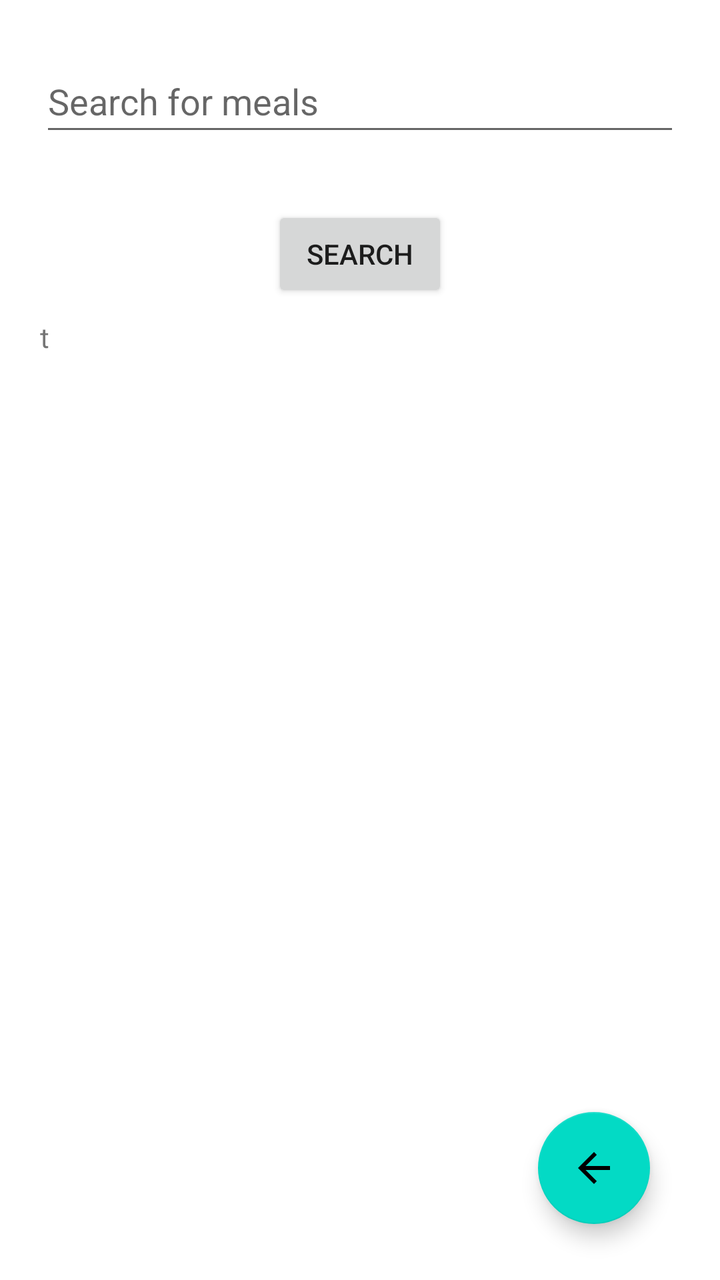
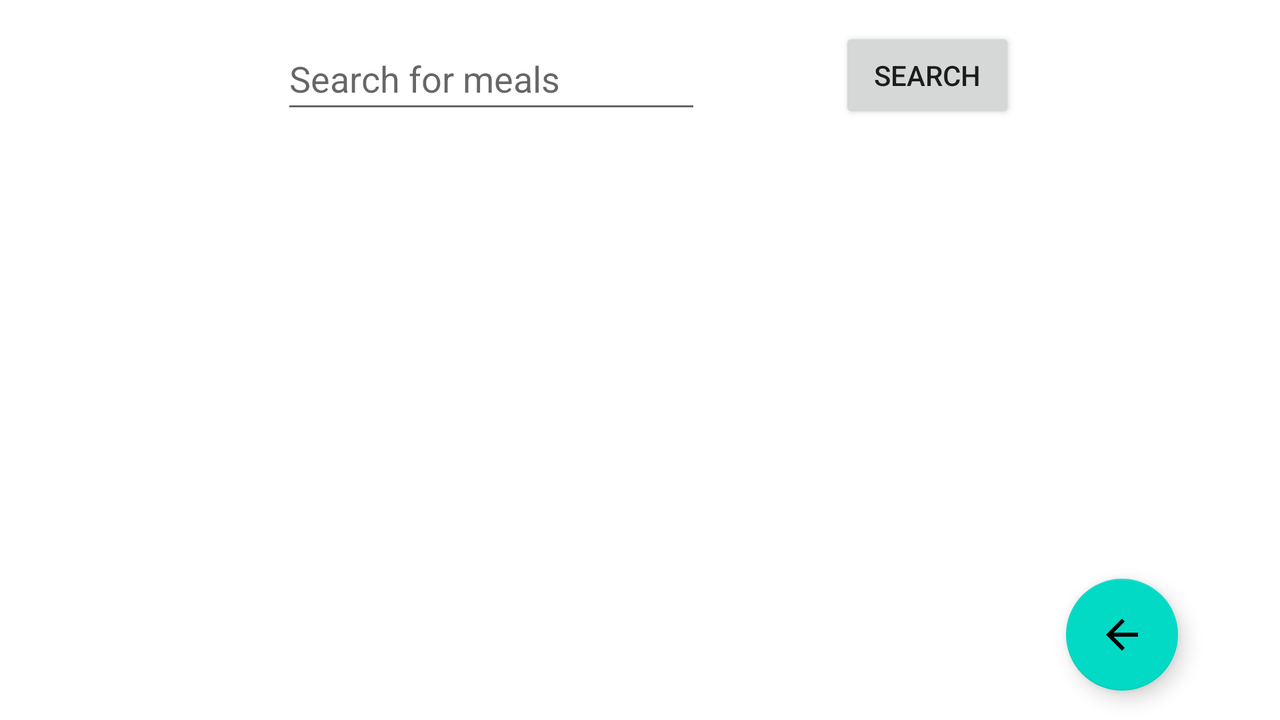

An Android layout and its configuration variant, each rendered on a device that would load it. The default file and the variant file are quoted in full after the pictures.
<!-- AndroidManifest.xml: application theme Theme.Mobile_CW_2 -->
<!-- res/layout/activity_search_for_meal.xml -->
<?xml version="1.0" encoding="utf-8"?>
<androidx.constraintlayout.widget.ConstraintLayout xmlns:android="http://schemas.android.com/apk/res/android"
    xmlns:app="http://schemas.android.com/apk/res-auto"
    xmlns:tools="http://schemas.android.com/tools"
    android:layout_width="match_parent"
    android:layout_height="match_parent"
    android:paddingLeft="20dp"
    android:paddingRight="20dp"
    tools:context=".SearchForMeal">

    <EditText
        android:id="@+id/searchMealsTextBox"
        android:layout_width="match_parent"
        android:layout_height="wrap_content"
        android:ems="10"
        android:minHeight="48dp"
        android:hint="Search for meals"
        app:layout_constraintBottom_toBottomOf="parent"
        app:layout_constraintEnd_toEndOf="parent"
        app:layout_constraintHorizontal_bias="0.497"
        app:layout_constraintStart_toStartOf="parent"
        app:layout_constraintTop_toTopOf="parent"
        app:layout_constraintVertical_bias="0.042" />

    <Button
        android:id="@+id/search"
        android:layout_width="wrap_content"
        android:layout_height="wrap_content"
        android:layout_marginTop="30dp"
        android:text="Search"
        android:onClick="searchButtonClicked"
        app:layout_constraintBottom_toBottomOf="parent"
        app:layout_constraintEnd_toEndOf="parent"
        app:layout_constraintStart_toStartOf="parent"
        app:layout_constraintTop_toBottomOf="@+id/searchMealsTextBox"
        app:layout_constraintVertical_bias="0.0" />

    <com.google.android.material.floatingactionbutton.FloatingActionButton
        android:id="@+id/floatingActionButton"
        android:layout_width="wrap_content"
        android:layout_height="wrap_content"
        android:clickable="true"
        android:contentDescription="@string/back"
        app:layout_constraintBottom_toBottomOf="parent"
        app:layout_constraintEnd_toEndOf="parent"
        app:layout_constraintHorizontal_bias="0.943"
        app:layout_constraintStart_toStartOf="parent"
        app:layout_constraintTop_toTopOf="parent"
        app:layout_constraintVertical_bias="0.952"
        app:srcCompat="?attr/actionModeCloseDrawable" />

    <ScrollView
        android:layout_width="match_parent"
        android:layout_height="500dp"
        android:layout_marginTop="8dp"
        app:layout_constraintEnd_toEndOf="parent"
        app:layout_constraintHorizontal_bias="0.4"
        app:layout_constraintStart_toStartOf="parent"
        app:layout_constraintTop_toBottomOf="@+id/search">

        <TextView
            android:id="@+id/mealsFromDbTextBox"
            android:layout_width="wrap_content"
            android:layout_height="wrap_content"
            android:text="t" />
    </ScrollView>

</androidx.constraintlayout.widget.ConstraintLayout>
<!-- resources referenced by this layout -->
<resources>
  <string name="back">back</string>
  <style name="Theme.Mobile_CW_2" parent="Theme.MaterialComponents.DayNight.DarkActionBar">
          
          <item name="colorPrimary">@color/purple_500</item>
          <item name="colorPrimaryVariant">@color/purple_700</item>
          <item name="colorOnPrimary">@color/white</item>
          
          <item name="colorSecondary">@color/teal_200</item>
          <item name="colorSecondaryVariant">@color/teal_700</item>
          <item name="colorOnSecondary">@color/black</item>
          
          <item name="android:statusBarColor">?attr/colorPrimaryVariant</item>
          
      </style>
</resources>
<!-- res/layout-land/activity_search_for_meal.xml (the author's variant of the layout above) -->
<!-- drawn on the phone turned sideways -->
<?xml version="1.0" encoding="utf-8"?>
<androidx.constraintlayout.widget.ConstraintLayout xmlns:android="http://schemas.android.com/apk/res/android"
    xmlns:app="http://schemas.android.com/apk/res-auto"
    xmlns:tools="http://schemas.android.com/tools"
    android:layout_width="match_parent"
    android:layout_height="match_parent"
    android:paddingLeft="20dp"
    android:paddingRight="20dp"
    tools:context=".SearchForMeal">

    <EditText
        android:id="@+id/searchMealsTextBox"
        android:layout_width="wrap_content"
        android:layout_height="wrap_content"
        android:ems="10"
        android:hint="Search for meals"
        android:minHeight="48dp"
        app:layout_constraintBottom_toBottomOf="parent"
        app:layout_constraintEnd_toEndOf="parent"
        app:layout_constraintHorizontal_bias="0.309"
        app:layout_constraintStart_toStartOf="parent"
        app:layout_constraintTop_toTopOf="parent"
        app:layout_constraintVertical_bias="0.044" />

    <Button
        android:id="@+id/search"
        android:layout_width="wrap_content"
        android:layout_height="wrap_content"
        android:onClick="searchButtonClicked"
        android:text="Search"
        app:layout_constraintBottom_toBottomOf="parent"
        app:layout_constraintEnd_toEndOf="parent"
        app:layout_constraintHorizontal_bias="0.381"
        app:layout_constraintStart_toEndOf="@+id/searchMealsTextBox"
        app:layout_constraintTop_toTopOf="parent"
        app:layout_constraintVertical_bias="0.044" />

    <com.google.android.material.floatingactionbutton.FloatingActionButton
        android:id="@+id/floatingActionButton"
        android:layout_width="wrap_content"
        android:layout_height="wrap_content"
        android:clickable="true"
        android:onClick="backButtonClicked"
        android:contentDescription="@string/back"
        app:layout_constraintBottom_toBottomOf="parent"
        app:layout_constraintEnd_toEndOf="parent"
        app:layout_constraintHorizontal_bias="0.943"
        app:layout_constraintStart_toStartOf="parent"
        app:layout_constraintTop_toTopOf="parent"
        app:layout_constraintVertical_bias="0.952"
        app:srcCompat="?attr/actionModeCloseDrawable" />

    <ScrollView
        android:id="@+id/scrollView2"
        android:layout_width="match_parent"
        android:layout_height="220dp"
        android:paddingBottom="25dp"
        app:layout_constraintBottom_toBottomOf="parent"
        app:layout_constraintEnd_toEndOf="parent"
        app:layout_constraintHorizontal_bias="0.975"
        app:layout_constraintStart_toStartOf="parent"
        app:layout_constraintTop_toBottomOf="@+id/search"
        app:layout_constraintVertical_bias="0.148">

        <TextView
            android:id="@+id/mealsFromDbTextBox"
            android:layout_width="wrap_content"
            android:layout_height="wrap_content"
            android:text="" />
    </ScrollView>

    <TextView
        android:id="@+id/errorMessage2"
        android:layout_width="wrap_content"
        android:layout_height="wrap_content"
        android:textColor="#FF0303"
        android:textSize="14sp"
        app:layout_constraintBottom_toTopOf="@+id/scrollView2"
        app:layout_constraintEnd_toEndOf="parent"
        app:layout_constraintHorizontal_bias="0.0"
        app:layout_constraintStart_toStartOf="parent"
        app:layout_constraintTop_toBottomOf="@+id/searchMealsTextBox" />

</androidx.constraintlayout.widget.ConstraintLayout>
